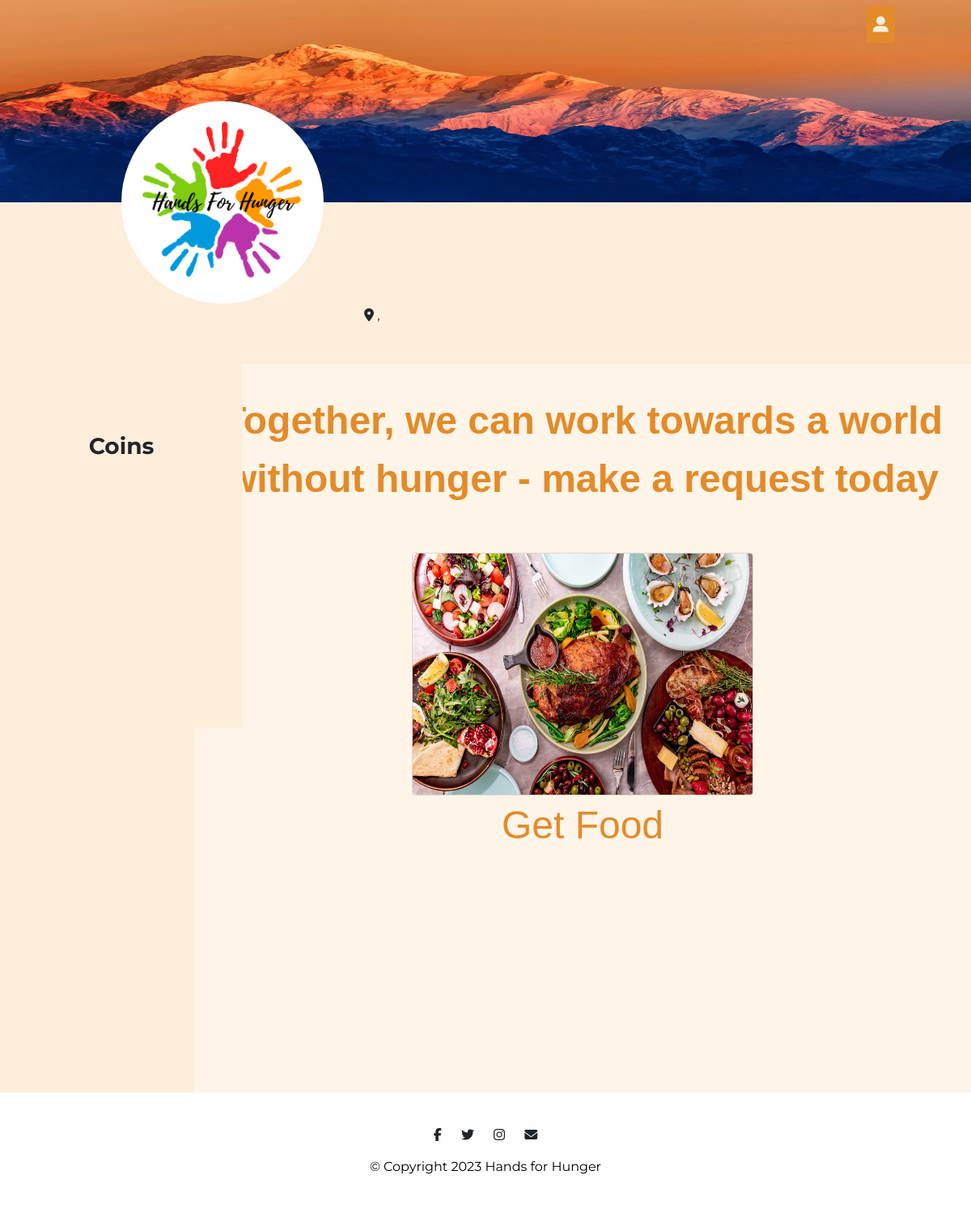
The page /ngo_home/ (signed in) on the database as committed earlier.
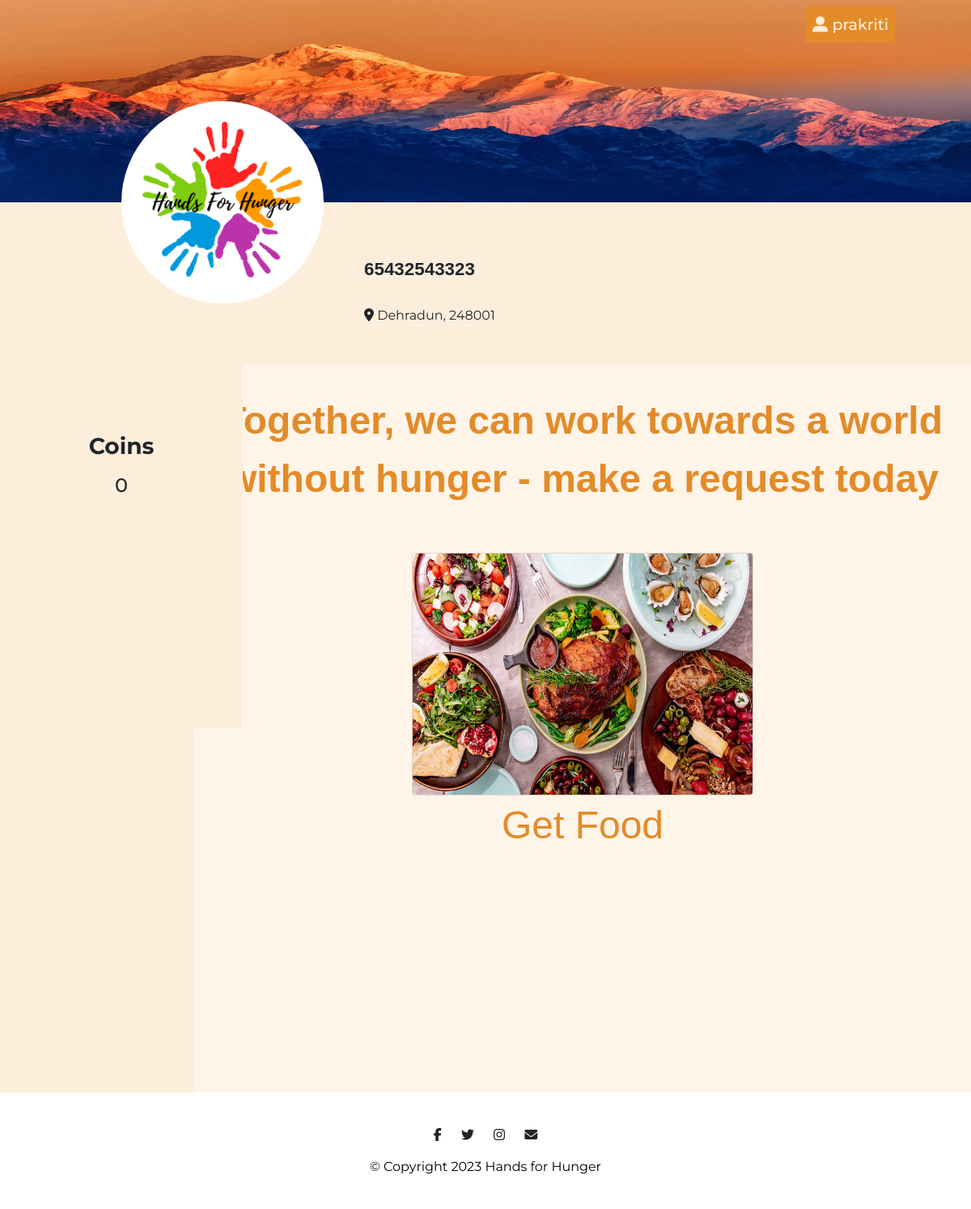
The same page on the database as committed later.
### inventory/models.py (models this page shows, shortened)
class donor(AbstractUser):
    donor_name = models.CharField(max_length=255)
    email = models.EmailField(max_length=95)
    phone_no = models.IntegerField(default=123456789)
    points = models.PositiveBigIntegerField(default=0)
    longitude = models.DecimalField(decimal_places=10,max_digits=15,default=0.000)
    latitude = models.DecimalField(decimal_places=10,max_digits=15,default=0.000)
    pincode = models.ForeignKey(pincode, on_delete=models.CASCADE,null=True)
    is_ngo = models.BooleanField(default=False)
    groups = models.ManyToManyField(Group, related_name='donor_groups')
    user_permissions = models.ManyToManyField(
        Permission,
        related_name='donor_user_permissions',
    )
    objects = DonorManager()

class pincode(models.Model):
    code = models.IntegerField(default=248001)
    city = models.CharField(max_length=250,default="es")
    state= models.CharField(max_length=250,default="qw")

### auth1/views.py (the view)
# urls.py: path("ngo_home/", views.ngo_home.as_view(), name="ngo_home"),
class ngo_home(TemplateView):
    template_name = "n_h.html"
    def get_context_data(self, **kwargs):
        context = super().get_context_data(**kwargs)
        context["title"] = "HandsForHunger | Home"
        return context

### auth1/templates/n_h.html (shortened to what this page needs)
{% load static %}
<!DOCTYPE html>
<html>
<head>
  <link rel="stylesheet" href="https://cdn.jsdelivr.net/npm/bootstrap@4.6.2/dist/css/bootstrap.min.css">
  <link rel="stylesheet" href="{% static 'css/styles1.css' %}">
</head>
<body>
    <section id="title-img">
        <div class="title row row-2">
            <div class="parent col-lg-12">
                <div class="inside container-fluid">
                    <nav class="navbar navbar-expand-lg navbar-dark">
                      <div class="collapse navbar-collapse" id="navbarSupportedContent">
                          <ul class="navbar-nav ml-auto">
                              <li class="nav-item">
                                <div class="dropdown">
                                    <button class="nav-link dropbtn"><i class='fas fa-user-alt'></i> {{ user.username }}</button>
                                </div>
                              </li>
                          </ul>
                      </div>
                    </nav>
                  </div>
                <img class="image1 title-image" height="250px" src="\static/images\mountain.jpeg" alt="mountain-mockup">
                <img class="image2" id="pp" src="\static/images/Hands For Hunger.png" alt="Profile pic">
                <h3 class="prof">{{ user.phone_no}}</h3>
                <h4 class="addr"><i class='fas fa-map-marker-alt'></i>   {{ user.pincode.city }}, {{ user.pincode.code }}</h4>
            </div>
        </div>
    </section>
    <section id="middle">
        <div class="mid float-container">
            <div class="float-child-1">
                <div class="data">
                    <div class="ach top-ach">
                        <h3>Coins</h3>
                        <h4>{{user.points}}</h4>
                    </div>
                </div>
            </div>
            <div class="float-child-2">
                <div class="tab">
                    <button class="tablinks active" onclick="openopt(event, 'Donation Request')"></button>
                </div>
                <div id="Donation Request" class="tabcontent active">
                    <div class="container-right row row-1">
                        <h1 class="qn">Together, we can work towards a world without hunger - make a request today</h1>
                        <div class="column">
                            <a href="{% url 'donations_list' %}">
                            <img class="card single_card" src="\static/images/ca1.png" alt="food" style="width:50%; margin-left: 25%; margin-right: 25%;">
                            <div class="imgb">
                                <button class="imgButton1">Get Food</button>
                            </div>
                        </a>
                        </div>
                    </div>
                </div>
            </div>
        </div>
    </section>
  <footer class="white-section" id="footer">
    <div class="container-fluid-1">
      <i class="social-icon fab fa-facebook-f"></i>
      <i class="social-icon fab fa-twitter"></i>
      <i class="social-icon fab fa-instagram"></i>
      <i class="social-icon fas fa-envelope"></i>
      <p>© Copyright 2023 Hands for Hunger</p>
    </div>
  </footer>
</body>
</html>

Rows that differ between the two databases and show on the page:
now on this page (row edited): donor: username "prakriti", phone_no "65432543323", pincode.city "Dehradun", pincode.code "248001", points "0"
